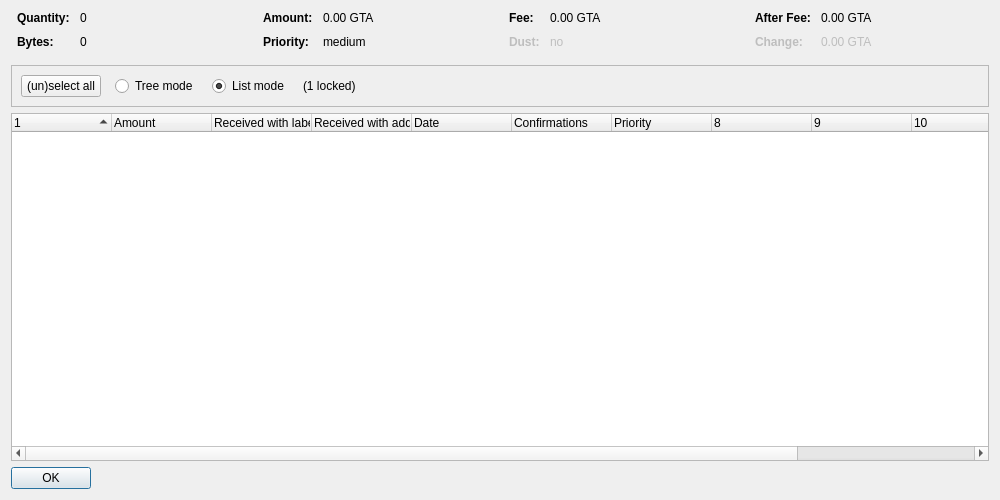
<?xml version="1.0" encoding="UTF-8"?>
<ui version="4.0">
 <class>CoinControlDialog</class>
 <widget class="QDialog" name="CoinControlDialog">
  <property name="geometry">
   <rect>
    <x>0</x>
    <y>0</y>
    <width>1000</width>
    <height>500</height>
   </rect>
  </property>
  <property name="windowTitle">
   <string>Coin Selection</string>
  </property>
  <layout class="QVBoxLayout" name="verticalLayout">
   <item>
    <layout class="QHBoxLayout" name="horizontalLayoutTop" stretch="0,0,0,0">
     <property name="topMargin">
      <number>0</number>
     </property>
     <property name="bottomMargin">
      <number>10</number>
     </property>
     <item>
      <layout class="QFormLayout" name="formLayoutCoinControl1">
       <property name="horizontalSpacing">
        <number>10</number>
       </property>
       <property name="verticalSpacing">
        <number>10</number>
       </property>
       <property name="leftMargin">
        <number>6</number>
       </property>
       <property name="rightMargin">
        <number>6</number>
       </property>
       <item row="0" column="0">
        <widget class="QLabel" name="labelCoinControlQuantityText">
         <property name="font">
          <font>
           <weight>75</weight>
           <bold>true</bold>
          </font>
         </property>
         <property name="text">
          <string>Quantity:</string>
         </property>
        </widget>
       </item>
       <item row="0" column="1">
        <widget class="QLabel" name="labelCoinControlQuantity">
         <property name="cursor">
          <cursorShape>IBeamCursor</cursorShape>
         </property>
         <property name="contextMenuPolicy">
          <enum>Qt::ActionsContextMenu</enum>
         </property>
         <property name="text">
          <string notr="true">0</string>
         </property>
         <property name="textInteractionFlags">
          <set>Qt::LinksAccessibleByMouse|Qt::TextSelectableByKeyboard|Qt::TextSelectableByMouse</set>
         </property>
        </widget>
       </item>
       <item row="1" column="0">
        <widget class="QLabel" name="labelCoinControlBytesText">
         <property name="font">
          <font>
           <weight>75</weight>
           <bold>true</bold>
          </font>
         </property>
         <property name="text">
          <string>Bytes:</string>
         </property>
        </widget>
       </item>
       <item row="1" column="1">
        <widget class="QLabel" name="labelCoinControlBytes">
         <property name="cursor">
          <cursorShape>IBeamCursor</cursorShape>
         </property>
         <property name="contextMenuPolicy">
          <enum>Qt::ActionsContextMenu</enum>
         </property>
         <property name="text">
          <string notr="true">0</string>
         </property>
         <property name="textInteractionFlags">
          <set>Qt::LinksAccessibleByMouse|Qt::TextSelectableByKeyboard|Qt::TextSelectableByMouse</set>
         </property>
        </widget>
       </item>
      </layout>
     </item>
     <item>
      <layout class="QFormLayout" name="formLayoutCoinControl2">
       <property name="horizontalSpacing">
        <number>10</number>
       </property>
       <property name="verticalSpacing">
        <number>10</number>
       </property>
       <property name="leftMargin">
        <number>6</number>
       </property>
       <property name="rightMargin">
        <number>6</number>
       </property>
       <item row="0" column="0">
        <widget class="QLabel" name="labelCoinControlAmountText">
         <property name="font">
          <font>
           <weight>75</weight>
           <bold>true</bold>
          </font>
         </property>
         <property name="text">
          <string>Amount:</string>
         </property>
        </widget>
       </item>
       <item row="0" column="1">
        <widget class="QLabel" name="labelCoinControlAmount">
         <property name="cursor">
          <cursorShape>IBeamCursor</cursorShape>
         </property>
         <property name="contextMenuPolicy">
          <enum>Qt::ActionsContextMenu</enum>
         </property>
         <property name="text">
          <string notr="true">0.00 GTA</string>
         </property>
         <property name="textInteractionFlags">
          <set>Qt::LinksAccessibleByMouse|Qt::TextSelectableByKeyboard|Qt::TextSelectableByMouse</set>
         </property>
        </widget>
       </item>
       <item row="1" column="0">
        <widget class="QLabel" name="labelCoinControlPriorityText">
         <property name="font">
          <font>
           <weight>75</weight>
           <bold>true</bold>
          </font>
         </property>
         <property name="text">
          <string>Priority:</string>
         </property>
        </widget>
       </item>
       <item row="1" column="1">
        <widget class="QLabel" name="labelCoinControlPriority">
         <property name="cursor">
          <cursorShape>IBeamCursor</cursorShape>
         </property>
         <property name="contextMenuPolicy">
          <enum>Qt::ActionsContextMenu</enum>
         </property>
         <property name="text">
          <string notr="true">medium</string>
         </property>
         <property name="textInteractionFlags">
          <set>Qt::LinksAccessibleByMouse|Qt::TextSelectableByKeyboard|Qt::TextSelectableByMouse</set>
         </property>
        </widget>
       </item>
      </layout>
     </item>
     <item>
      <layout class="QFormLayout" name="formLayoutCoinControl3">
       <property name="horizontalSpacing">
        <number>10</number>
       </property>
       <property name="verticalSpacing">
        <number>10</number>
       </property>
       <property name="leftMargin">
        <number>6</number>
       </property>
       <property name="rightMargin">
        <number>6</number>
       </property>
       <item row="0" column="0">
        <widget class="QLabel" name="labelCoinControlFeeText">
         <property name="font">
          <font>
           <weight>75</weight>
           <bold>true</bold>
          </font>
         </property>
         <property name="text">
          <string>Fee:</string>
         </property>
        </widget>
       </item>
       <item row="0" column="1">
        <widget class="QLabel" name="labelCoinControlFee">
         <property name="cursor">
          <cursorShape>IBeamCursor</cursorShape>
         </property>
         <property name="contextMenuPolicy">
          <enum>Qt::ActionsContextMenu</enum>
         </property>
         <property name="text">
          <string notr="true">0.00 GTA</string>
         </property>
         <property name="textInteractionFlags">
          <set>Qt::LinksAccessibleByMouse|Qt::TextSelectableByKeyboard|Qt::TextSelectableByMouse</set>
         </property>
        </widget>
       </item>
       <item row="1" column="0">
        <widget class="QLabel" name="labelCoinControlLowOutputText">
         <property name="enabled">
          <bool>false</bool>
         </property>
         <property name="font">
          <font>
           <weight>75</weight>
           <bold>true</bold>
          </font>
         </property>
         <property name="text">
          <string>Dust:</string>
         </property>
        </widget>
       </item>
       <item row="1" column="1">
        <widget class="QLabel" name="labelCoinControlLowOutput">
         <property name="enabled">
          <bool>false</bool>
         </property>
         <property name="cursor">
          <cursorShape>IBeamCursor</cursorShape>
         </property>
         <property name="contextMenuPolicy">
          <enum>Qt::ActionsContextMenu</enum>
         </property>
         <property name="text">
          <string notr="true">no</string>
         </property>
         <property name="textInteractionFlags">
          <set>Qt::LinksAccessibleByMouse|Qt::TextSelectableByKeyboard|Qt::TextSelectableByMouse</set>
         </property>
        </widget>
       </item>
      </layout>
     </item>
     <item>
      <layout class="QFormLayout" name="formLayoutCoinControl4">
       <property name="horizontalSpacing">
        <number>10</number>
       </property>
       <property name="verticalSpacing">
        <number>10</number>
       </property>
       <property name="leftMargin">
        <number>6</number>
       </property>
       <property name="rightMargin">
        <number>6</number>
       </property>
       <item row="0" column="0">
        <widget class="QLabel" name="labelCoinControlAfterFeeText">
         <property name="font">
          <font>
           <weight>75</weight>
           <bold>true</bold>
          </font>
         </property>
         <property name="text">
          <string>After Fee:</string>
         </property>
        </widget>
       </item>
       <item row="0" column="1">
        <widget class="QLabel" name="labelCoinControlAfterFee">
         <property name="cursor">
          <cursorShape>IBeamCursor</cursorShape>
         </property>
         <property name="contextMenuPolicy">
          <enum>Qt::ActionsContextMenu</enum>
         </property>
         <property name="text">
          <string notr="true">0.00 GTA</string>
         </property>
         <property name="textInteractionFlags">
          <set>Qt::LinksAccessibleByMouse|Qt::TextSelectableByKeyboard|Qt::TextSelectableByMouse</set>
         </property>
        </widget>
       </item>
       <item row="1" column="0">
        <widget class="QLabel" name="labelCoinControlChangeText">
         <property name="enabled">
          <bool>false</bool>
         </property>
         <property name="font">
          <font>
           <weight>75</weight>
           <bold>true</bold>
          </font>
         </property>
         <property name="text">
          <string>Change:</string>
         </property>
        </widget>
       </item>
       <item row="1" column="1">
        <widget class="QLabel" name="labelCoinControlChange">
         <property name="enabled">
          <bool>false</bool>
         </property>
         <property name="cursor">
          <cursorShape>IBeamCursor</cursorShape>
         </property>
         <property name="contextMenuPolicy">
          <enum>Qt::ActionsContextMenu</enum>
         </property>
         <property name="text">
          <string notr="true">0.00 GTA</string>
         </property>
         <property name="textInteractionFlags">
          <set>Qt::LinksAccessibleByMouse|Qt::TextSelectableByKeyboard|Qt::TextSelectableByMouse</set>
         </property>
        </widget>
       </item>
      </layout>
     </item>
    </layout>
   </item>
   <item>
    <widget class="QFrame" name="frame">
     <property name="minimumSize">
      <size>
       <width>0</width>
       <height>40</height>
      </size>
     </property>
     <property name="frameShape">
      <enum>QFrame::StyledPanel</enum>
     </property>
     <property name="frameShadow">
      <enum>QFrame::Sunken</enum>
     </property>
     <layout class="QHBoxLayout" name="horizontalLayout">
      <item>
       <layout class="QHBoxLayout" name="horizontalLayoutPanel" stretch="0,0,0,0,0">
        <property name="spacing">
         <number>14</number>
        </property>
        <item>
         <widget class="QPushButton" name="pushButtonSelectAll">
          <property name="sizePolicy">
           <sizepolicy hsizetype="Maximum" vsizetype="Fixed">
            <horstretch>0</horstretch>
            <verstretch>0</verstretch>
           </sizepolicy>
          </property>
          <property name="text">
           <string>(un)select all</string>
          </property>
          <property name="autoDefault">
           <bool>false</bool>
          </property>
         </widget>
        </item>
        <item>
         <widget class="QRadioButton" name="radioTreeMode">
          <property name="sizePolicy">
           <sizepolicy hsizetype="Maximum" vsizetype="Fixed">
            <horstretch>0</horstretch>
            <verstretch>0</verstretch>
           </sizepolicy>
          </property>
          <property name="text">
           <string>Tree mode</string>
          </property>
         </widget>
        </item>
        <item>
         <widget class="QRadioButton" name="radioListMode">
          <property name="sizePolicy">
           <sizepolicy hsizetype="Maximum" vsizetype="Fixed">
            <horstretch>0</horstretch>
            <verstretch>0</verstretch>
           </sizepolicy>
          </property>
          <property name="text">
           <string>List mode</string>
          </property>
          <property name="checked">
           <bool>true</bool>
          </property>
         </widget>
        </item>
        <item>
         <widget class="QLabel" name="labelLocked">
          <property name="text">
           <string notr="true">(1 locked)</string>
          </property>
         </widget>
        </item>
        <item>
         <spacer name="horizontalSpacer">
          <property name="orientation">
           <enum>Qt::Horizontal</enum>
          </property>
          <property name="sizeHint" stdset="0">
           <size>
            <width>40</width>
            <height>20</height>
           </size>
          </property>
         </spacer>
        </item>
       </layout>
      </item>
     </layout>
    </widget>
   </item>
   <item>
    <widget class="CoinControlTreeWidget" name="treeWidget">
     <property name="contextMenuPolicy">
      <enum>Qt::CustomContextMenu</enum>
     </property>
     <property name="sortingEnabled">
      <bool>false</bool>
     </property>
     <property name="columnCount">
      <number>12</number>
     </property>
     <attribute name="headerShowSortIndicator" stdset="0">
      <bool>true</bool>
     </attribute>
     <attribute name="headerStretchLastSection">
      <bool>false</bool>
     </attribute>
     <column>
      <property name="text">
       <string/>
      </property>
     </column>
     <column>
      <property name="text">
       <string>Amount</string>
      </property>
     </column>
     <column>
      <property name="text">
       <string>Received with label</string>
      </property>
     </column>
     <column>
      <property name="text">
       <string>Received with address</string>
      </property>
     </column>
     <column>
      <property name="text">
       <string>Date</string>
      </property>
     </column>
     <column>
      <property name="text">
       <string>Confirmations</string>
      </property>
      <property name="toolTip">
       <string>Confirmed</string>
      </property>
     </column>
     <column>
      <property name="text">
       <string>Priority</string>
      </property>
     </column>
     <column>
      <property name="text">
       <string/>
      </property>
     </column>
     <column>
      <property name="text">
       <string/>
      </property>
     </column>
     <column>
      <property name="text">
       <string/>
      </property>
     </column>
     <column>
      <property name="text">
       <string/>
      </property>
     </column>
     <column>
      <property name="text">
       <string/>
      </property>
     </column>
    </widget>
   </item>
   <item>
    <widget class="QDialogButtonBox" name="buttonBox">
     <property name="sizePolicy">
      <sizepolicy hsizetype="Maximum" vsizetype="Fixed">
       <horstretch>0</horstretch>
       <verstretch>0</verstretch>
      </sizepolicy>
     </property>
     <property name="orientation">
      <enum>Qt::Horizontal</enum>
     </property>
     <property name="standardButtons">
      <set>QDialogButtonBox::Ok</set>
     </property>
    </widget>
   </item>
  </layout>
 </widget>
 <customwidgets>
  <customwidget>
   <class>CoinControlTreeWidget</class>
   <extends>QTreeWidget</extends>
   <header>coincontroltreewidget.h</header>
  </customwidget>
 </customwidgets>
 <resources/>
 <connections/>
</ui>
